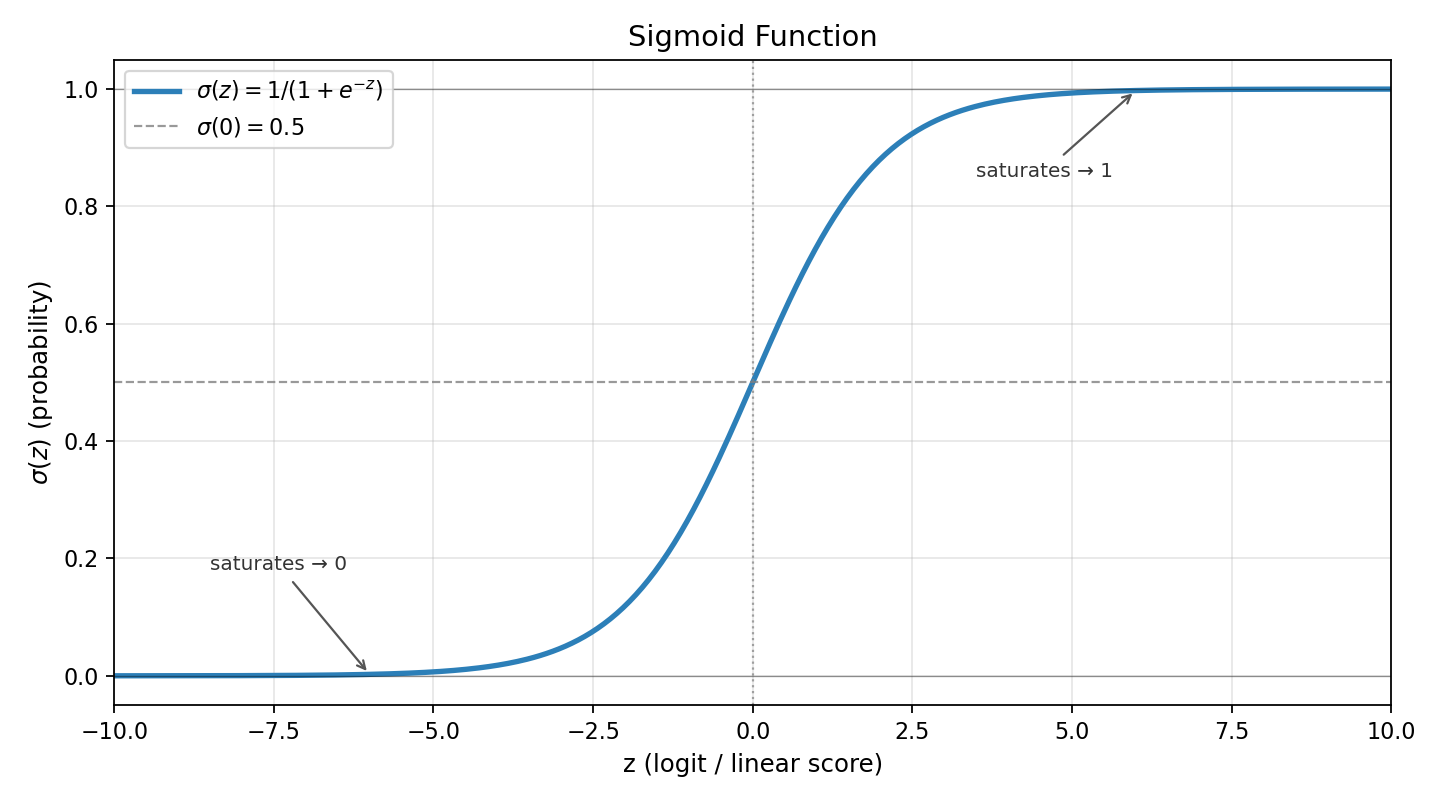

Source code (Python):
"""
Task 2 — Sigmoid function with NumPy + labeled plot.

σ(z) = 1 / (1 + e^{-z})
"""

from pathlib import Path

import matplotlib.pyplot as plt
import numpy as np


def sigmoid(z):
    """Compute the sigmoid activation for scalar or array inputs."""
    z = np.asarray(z, dtype=float)
    # Clip for numerical stability on extreme values
    z = np.clip(z, -500, 500)
    return 1.0 / (1.0 + np.exp(-z))


def main():
    # Wide enough range to show both saturation regions and the steep center
    z = np.linspace(-10, 10, 400)
    s = sigmoid(z)

    fig, ax = plt.subplots(figsize=(9, 5))
    ax.plot(z, s, color="#2c7fb8", lw=2.4, label=r"$\sigma(z) = 1 / (1 + e^{-z})$")

    # Reference lines that highlight key sigmoid properties
    ax.axhline(0.5, color="gray", ls="--", lw=1, alpha=0.8, label=r"$\sigma(0) = 0.5$")
    ax.axvline(0, color="gray", ls=":", lw=1, alpha=0.7)
    ax.axhline(0, color="black", lw=0.6, alpha=0.4)
    ax.axhline(1, color="black", lw=0.6, alpha=0.4)

    ax.set_xlabel("z (logit / linear score)", fontsize=11)
    ax.set_ylabel(r"$\sigma(z)$ (probability)", fontsize=11)
    ax.set_title("Sigmoid Function", fontsize=13)
    ax.set_xlim(-10, 10)
    ax.set_ylim(-0.05, 1.05)
    ax.legend(loc="upper left")
    ax.grid(True, alpha=0.3)

    # Annotate asymptotic behavior
    ax.annotate(
        "saturates → 1",
        xy=(6, sigmoid(6)),
        xytext=(3.5, 0.85),
        arrowprops=dict(arrowstyle="->", color="#555"),
        fontsize=9,
        color="#333",
    )
    ax.annotate(
        "saturates → 0",
        xy=(-6, sigmoid(-6)),
        xytext=(-8.5, 0.18),
        arrowprops=dict(arrowstyle="->", color="#555"),
        fontsize=9,
        color="#333",
    )

    out_dir = Path(__file__).resolve().parent
    out_png = out_dir / "sigmoid_plot.png"
    fig.tight_layout()
    fig.savefig(out_png, dpi=160)
    plt.close(fig)

    print(f"σ(0)  = {sigmoid(0):.4f}")
    print(f"σ(2)  = {sigmoid(2):.4f}")
    print(f"σ(-2) = {sigmoid(-2):.4f}")
    print(f"Saved plot → {out_png}")


if __name__ == "__main__":
    main()
